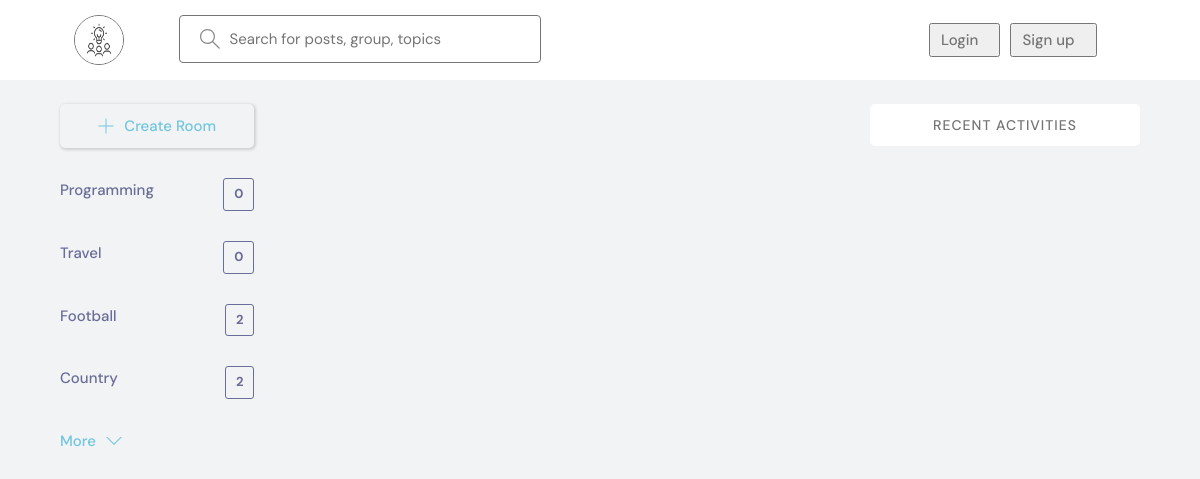
The page /?q=Django on the database as committed earlier.
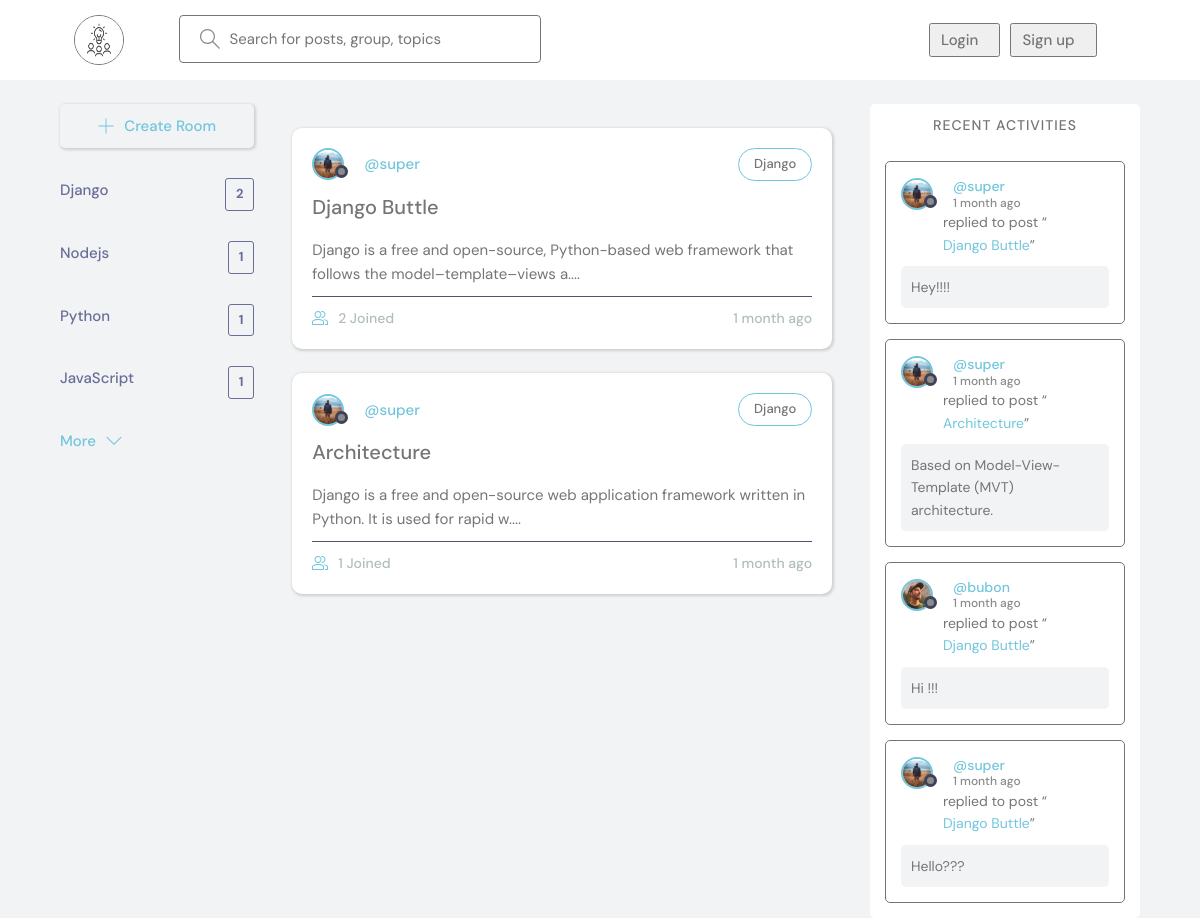
The same page on the database as committed later.
### base/models.py (models this page shows, shortened)
class Topic(models.Model):
    name = models.CharField(max_length=200)

class Room(models.Model):
    host = models.ForeignKey(NewUser, on_delete=models.SET_NULL, null=True)
    topic = models.ForeignKey(Topic, on_delete=models.CASCADE, null=True)
    name = models.CharField(max_length=200)
    description = models.TextField(null=True, blank=True)
    updated = models.DateTimeField(auto_now=True)
    created = models.DateTimeField(auto_now_add=True)
    participants = models.ManyToManyField(
        NewUser, related_name="participants", blank=True
    )
    class Meta:
        ordering = ["-updated", "-created"]
    def __str__(self) -> str:
        return self.name

class NewUser(AbstractUser):
    name = models.CharField(max_length=200, null=True)
    email = models.EmailField(unique=True, null=True)
    bio = models.TextField(null=True)
    avatar = models.ImageField(null=True, default="avatar.svg")
    USERNAME_FIELD = "email"
    REQUIRED_FIELDS = ["username"]

class Message(models.Model):
    user = models.ForeignKey(NewUser, on_delete=models.CASCADE)
    room = models.ForeignKey(Room, on_delete=models.CASCADE)
    body = models.TextField()
    updated = models.DateTimeField(auto_now=True)
    created = models.DateTimeField(auto_now_add=True)
    class Meta:
        ordering = ["-updated", "-created"]

### base/views.py (the view)
# urls.py: path("", home, name="home"),
def home(request):
    q = request.GET.get("q") if request.GET.get("q") != None else ""
    rooms = Room.objects.filter(
        Q(topic__name__icontains=q) | Q(name__icontains=q) | Q(description__icontains=q)
    )
    activity = Message.objects.filter(Q(room__topic__name__icontains=q))
    rooms_count = rooms.count()
    topics = Topic.objects.all()
    context = {
        "rooms": rooms,
        "topics": topics,
        "rooms_count": rooms_count,
        "room_messages": activity,
    }
    return render(request, "base/home.html", context)

### base/templates/base/home.html (shortened to what this page needs)
{% extends 'main.html' %}
{% block content %}
<main class="layout layout--3">
  <div class="container">
    {% include 'base/topics_component.html' %}
    <div class="roomList">
      {% include 'base/feed_component.html' %}
    </div>
    {% include 'base/activity_component.html' %}
  </div>
</main>
{% endblock %}

### base/templates/base/topics_component.html (shortened to what this page needs)
<div class="topics">
    <div class="topics__header">
        <a class="btn btn--main" href="{% url 'create-room' %}">
            <svg version="1.1" xmlns="http://www.w3.org/2000/svg" width="32" height="32" viewBox="0 0 32 32">
              <title>add</title>
              <path
                d="M16.943 0.943h-1.885v14.115h-14.115v1.885h14.115v14.115h1.885v-14.115h14.115v-1.885h-14.115v-14.115z">
              </path>
            </svg>
            Create Room
          </a>
     </div>
    <ul class="topics__list">
        {% for topic in topics %}
        <li>
            <a href="{% url 'home' %}?q={{topic.name}}">{{topic.name}}<span>{{topic.room_set.all.count}}</span></a>
        </li>
        {% endfor %}
    </ul>
    <a class="btn btn--link" href="{% url 'topics' %}">
        More
        <svg version="1.1" xmlns="http://www.w3.org/2000/svg" width="32" height="32" viewBox="0 0 32 32">
            <title>chevron-down</title>
            <path d="M16 21l-13-13h-3l16 16 16-16h-3l-13 13z"></path>
        </svg>
    </a>
</div>

### base/templates/base/feed_component.html (shortened to what this page needs)
{% for room in rooms %}
<div class="roomListRoom">
    <div class="roomListRoom__header">
        <a href="{% url 'user-profile' room.host.id %}" class="roomListRoom__author">
            <div class="avatar avatar--small">
                <img src="{{room.host.avatar.url}}" />
            </div>
            <span>@{{room.host.username}}</span>
        </a>
        <a href="{% url 'home' %}?q={{room.topic.name}}">
            <p class="roomListRoom__topic">{{room.topic.name}}</p>
        </a>
    </div>
    <div class="roomListRoom__content">
        <a href="{% url 'room' room.id %}">{{room.name}}</a>
        <p>{{room.description|slice:":100"}}....</p>
    </div>
    <div class="roomListRoom__meta">
        <a href="{% url 'room' room.id %}" class="roomListRoom__joined">
            {{room.participants.all.count}} Joined
        </a>
        <div class="roomListRoom__actions">
            <span>{{room.created|timesince}} ago</span>
        </div>
    </div>
</div>
{% endfor %}

### base/templates/base/activity_component.html (shortened to what this page needs)
<div class="activities">
    <div class="activities__header">
        <h2>Recent Activities</h2>
    </div>
    {% for message in room_messages %}
    <div class="activities__box">
        <div class="activities__boxHeader roomListRoom__header">
            <a href="{% url 'user-profile' message.user.id %}" class="roomListRoom__author">
                <div class="avatar avatar--small">
                    <img src="{{message.user.avatar.url}}" />
                </div>
                <p>
                    @{{message.user.username}}
                    <span>{{message.created|timesince}} ago</span>
                </p>
            </a>
        </div>
        <div class="activities__boxContent">
            <p>replied to post “<a href="{% url 'room' message.room.id %}">{{message.room}}</a>”</p>
            <div class="activities__boxRoomContent">{{message.body}}</div>
        </div>
    </div>
    {% endfor %}
</div>

Rows that differ between the two databases and show on the page:
changed Topic: name "Programming" → "Django"; room_set.all.count "0" → "2"
changed Topic: name "Travel" → "Nodejs"; room_set.all.count "0" → "1"
changed Topic: name "Football" → "Python"; room_set.all.count "2" → "1"
changed Topic: name "Country" → "JavaScript"; room_set.all.count "2" → "1"
added Room: host.avatar (picture), host.username "super", topic.name "Django", name "Django Buttle", description "Django is a free and open-source, Python-based web framework that follows the model–template–views a", participants.all.count "2", created "1 month"
now on this page (row edited): Room: host.avatar (picture), host.username "super", topic.name "Django", name "Architecture", description "Django is a free and open-source web application framework written in Python. It is used for rapid w", participants.all.count "1", created "1 month"
added Message: user.avatar (picture), user.username "super", created "1 month", room "Django Buttle", body "Hey!!!!"
added Message: user.avatar (picture), user.username "super", created "1 month", room "Architecture", body "Based on Model-View-Template (MVT) architecture."
now on this page (row edited): Message: user.avatar (picture), user.username "bubon", created "1 month", room "Django Buttle", body "Hi !!!"
added Message: user.avatar (picture), user.username "super", created "1 month", room "Django Buttle", body "Hello???"
